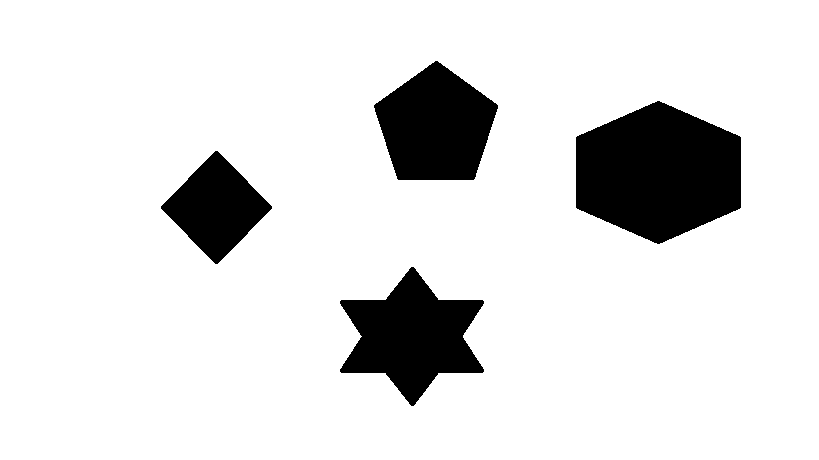
#> input picture Sem 8/Computer Vision/labelling/labelling-shapes.png, 819 x 460 px
$ python manual_labeller.py
#> lines starting #> are read from the running program, lines starting #| are printed output that depends on the picture; after the words box and inside, x2 and y2 are one past the last pixel; in counts of white or black regions, pixels touching at a corner belong together
import os

import numpy as np
from PIL import Image

FILE_PATH = os.path.dirname(__file__)
OUTPUTS = os.path.join(FILE_PATH, "outputs")
IMAGE1 = os.path.join(FILE_PATH, "labelling-shapes.png")
IMAGE2 = os.path.join(FILE_PATH, "labelling-connectivity.png")


def get_output_path(file_name: str) -> str:
    return os.path.join(OUTPUTS, file_name)


def is_neighbour(shape, x, y) -> bool:
    if x < 0 or y < 0 or x >= shape[0] or y >= shape[1]:
        return False
    return True


def label_pixels(img: Image, six_connectivity: bool = True):
    arr = np.asarray(img)
    shape = arr.shape
    labels = np.zeros(shape)
    label_counter = 1

    for j in range(shape[1]):
        for i in range(shape[0]):
            pt = i, j
            if arr[pt] == 1:
                continue

            diagonal = i - 1, j - 1
            if six_connectivity and is_neighbour(shape, *diagonal) and arr[diagonal] == arr[pt]:
                labels[pt] = labels[diagonal]
                continue

            up = i, j - 1
            left = i - 1, j
            up_match = is_neighbour(shape, *up) and arr[up] == arr[pt]
            left_match = is_neighbour(shape, *left) and arr[left] == arr[pt]

            if left_match and up_match and labels[left] != labels[up]:
                labels[labels == labels[up]] = labels[left]

            if left_match:
                labels[pt] = labels[left]
            elif up_match:
                labels[pt] = labels[up]
            else:
                labels[pt] = label_counter
                label_counter += 1

    return labels


if __name__ == "__main__":
    if not os.path.exists(OUTPUTS):
        os.mkdir(OUTPUTS)

    if not os.path.isdir(OUTPUTS):
        LOG.error("Output directory not accessable")
        exit

    connectivities = [False, True]
    for img_path in [IMAGE1, IMAGE2]:
        img = Image.open(img_path)
#> img is the input picture: PIL image 819x460 1; 87.9% white; 4 black regions, box (x1, y1, x2, y2) and area: (576, 101, 741, 244) 17721, (340, 267, 484, 406) 10920, (374, 61, 498, 180) 10321, (161, 151, 272, 264) 6501
        img = img.convert("1")

        for enable_6_conn in connectivities:
            pixel_labels = label_pixels(img, enable_6_conn)

            counter = 0
            unique_vals = np.unique(pixel_labels)
            update = round(255 / len(unique_vals))
            for val in unique_vals:
                pixel_labels[pixel_labels == val] = counter
                counter += update

            res = Image.fromarray(np.uint8(pixel_labels))
            file_name = os.path.basename(img_path)
            res.save(get_output_path(f"{6 if enable_6_conn else 4}-connectivity-{file_name}"))
#> this loop made 2 passes
#> (unique_vals, update) on passes 1 to 2: ([0, 55, 133, 150, 187], 51), ([0, 55, 133, 150, 187], 51)
#> pass 1, `pixel_labels = label_pixels(img, enable_6_conn)`:
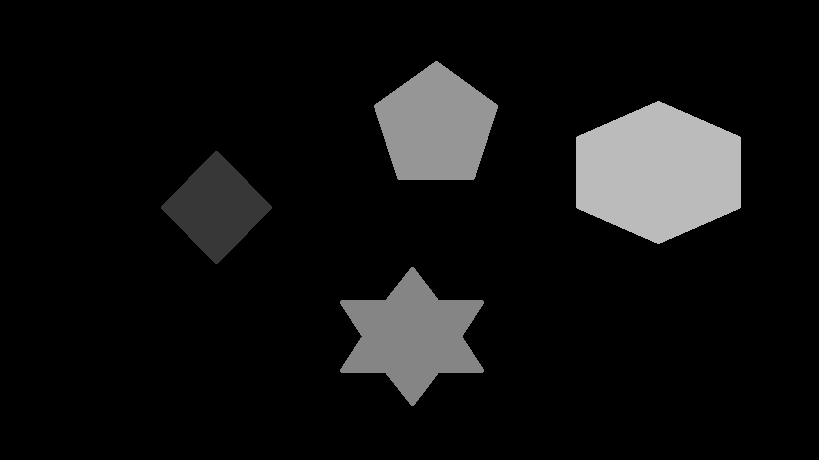
#> pixel_labels: shape (460, 819) float64; min 0, max 187, mean 17.7
#> pass 1, `res = Image.fromarray(np.uint8(pixel_labels))`:
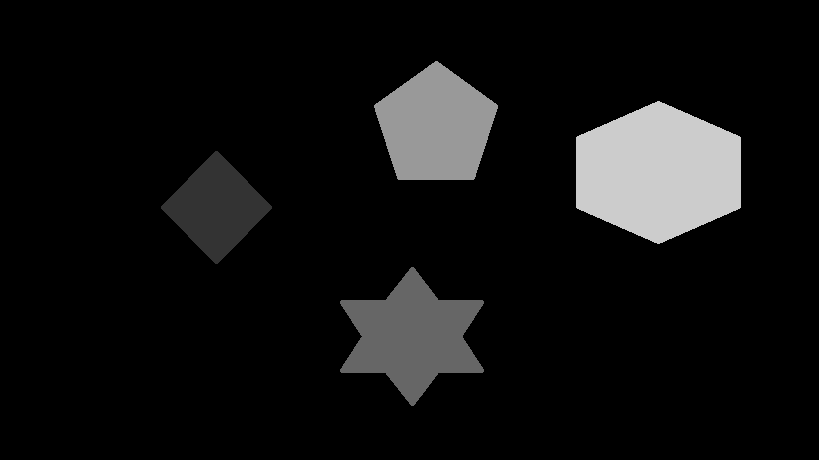
#> res: PIL image 819x460 L; min 0, max 204, mean 17.6
#> pass 2 of the loop `for img_path in [IMAGE1, IMAGE2]:`:
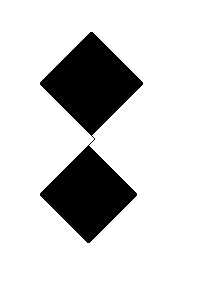
#> input picture Sem 8/Computer Vision/labelling/labelling-connectivity.png, 200 x 300 px
#> img is the input picture: PIL image 200x300 RGB; 82.6% white; 1 black region, box (x1, y1, x2, y2) and area: (40, 32, 143, 243) 10417
#> the loop `for enable_6_conn in connectivities:` made 2 passes
#> (unique_vals, update) on passes 1 to 2: ([0, 98, 100, 101, 102, 103, 104, 105, 106, 107, 108], 23), ([0, 98, 100, 101, 102, 103, 104, 105], 32)
#> pass 1, `res = Image.fromarray(np.uint8(pixel_labels))`:
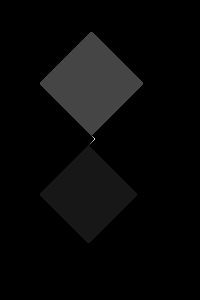
#> res: PIL image 200x300 L; min 0, max 230, mean 8.2
#> after the loop `for enable_6_conn in connectivities:`:
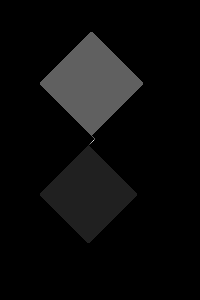
#> pixel_labels: shape (300, 200) float64; min 0, max 224, mean 11.4
